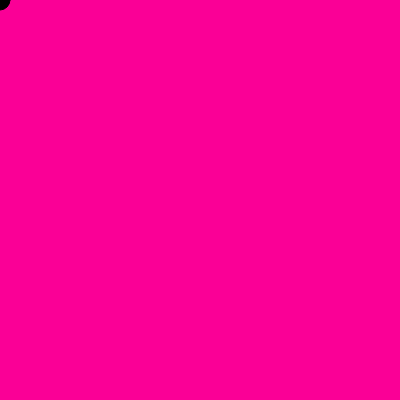
Frame 1 (no input)
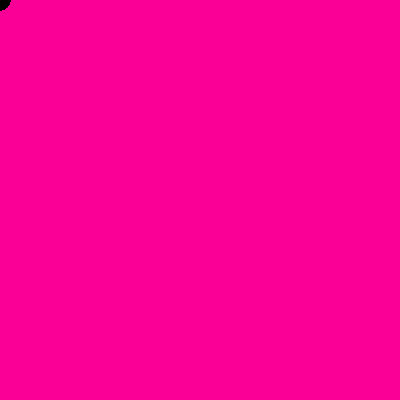
Frame 60 (no input)
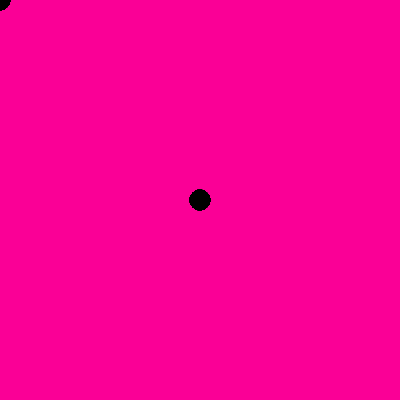
Frame 120 (the mouse pressed at the canvas centre since frame 60)

The p5.js sketch that drew these frames (run headless with seeded random() and noise() and a simulated clock; from frame 60 on, the mouse is pressed at the canvas centre):

// p5.js sketch
// ── sketch.js
function setup() {  // 처음 한 번 실행되는 부분
  createCanvas(400, 400); 
  background(250,0,150);
}

function draw() {  // 반복적으로 (시각화)실행되는 부분
  fill(0);
  ellipse(mouseX, mouseY, 20, 20);
}

//발문) 잔상을 없애려면 어떻게 수정해야 할까?
